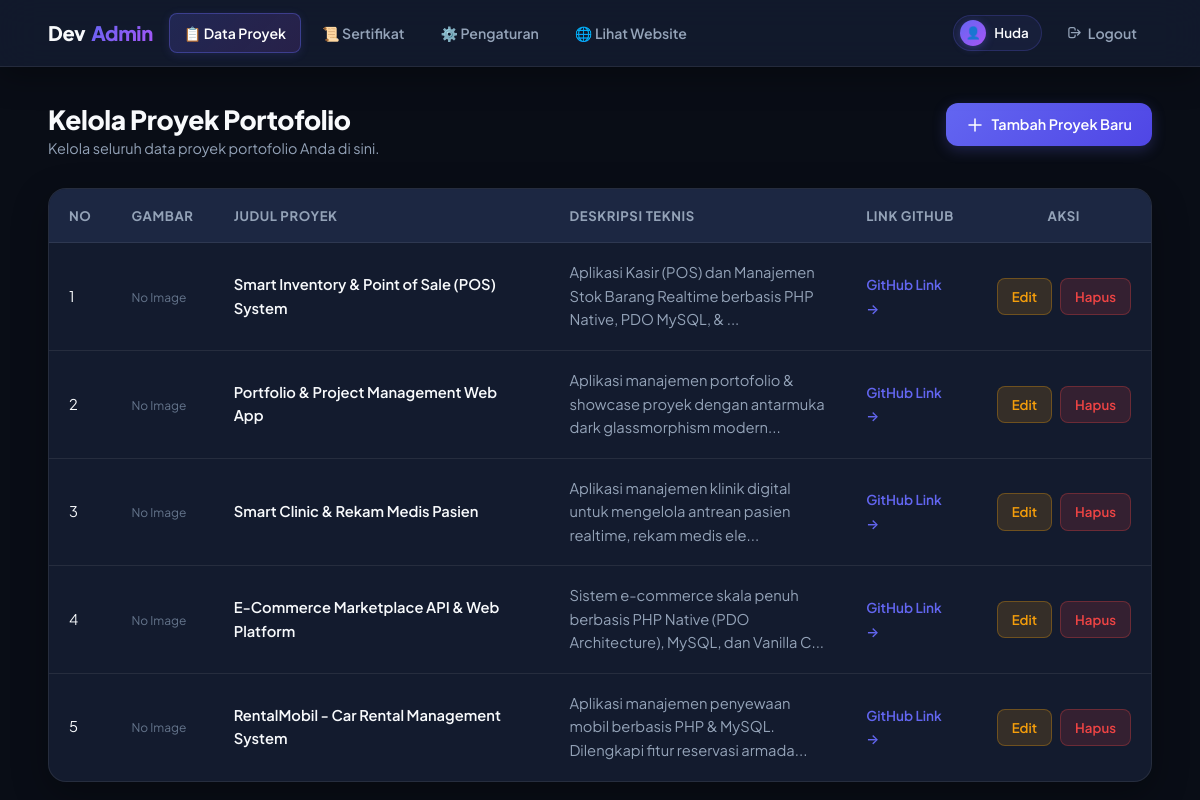
The page /admin/index.php (signed in) on the database its author committed.
### tables this page shows
CREATE TABLE IF NOT EXISTS `projects` (
  `id` INT(11) NOT NULL AUTO_INCREMENT,
  `judul` VARCHAR(150) NOT NULL,
  `deskripsi_teknis` TEXT NOT NULL,
  `link_github` VARCHAR(255) DEFAULT NULL,
  `gambar` VARCHAR(255) NOT NULL,
  `created_at` DATETIME DEFAULT CURRENT_TIMESTAMP,
  `updated_at` DATETIME DEFAULT CURRENT_TIMESTAMP ON UPDATE CURRENT_TIMESTAMP,
  PRIMARY KEY (`id`)
);

### admin/index.php (the view, shortened to what this page needs)
<?php
require_once '../koneksi.php';
$nama_admin = $_SESSION['admin_username'] ?? 'Admin';
$projects = [];
try {
    $stmt = $pdo->prepare("SELECT * FROM projects ORDER BY id DESC");
    $stmt->execute();
    $projects = $stmt->fetchAll();
    $admin_id = $_SESSION['admin_id'] ?? 1;
    $stmtAdmin = $pdo->prepare("SELECT * FROM admin WHERE id = :id LIMIT 1");
    $stmtAdmin->bindParam(':id', $admin_id, PDO::PARAM_INT);
    $stmtAdmin->execute();
    $admin_data = $stmtAdmin->fetch();
    if ($admin_data && !empty($admin_data['nama_lengkap'])) {
        $nama_admin = $admin_data['nama_lengkap'];
    }
} catch (PDOException $e) {
    $error = "Terjadi kesalahan saat mengambil data proyek: " . $e->getMessage();
}
?>
<!DOCTYPE html>
<html lang="id">
<head>
    <link rel="stylesheet" href="../assets/css/admin.css">
</head>
<body>
    <nav class="admin-navbar">
        <div class="admin-nav-container">
            <a href="index.php" class="admin-logo">
                Dev<span>Admin</span>
            </a>
            <ul class="admin-nav-links" id="adminNavMenu">
                <li><a href="index.php" class="active">📋 Data Proyek</a></li>
                <li><a href="sertifikat.php">📜 Sertifikat</a></li>
                <li><a href="pengaturan.php">⚙️ Pengaturan</a></li>
                <li><a href="../index.php" target="_blank">🌐 Lihat Website</a></li>
                <li class="nav-user-item">
                    <div class="user-info">
                        <div class="user-avatar-badge">
                            <div class="user-avatar-icon">👤</div>
                            <span class="user-name"><?= htmlspecialchars((string)$nama_admin); ?></span>
                        </div>
                        <a href="logout.php" class="btn-logout" title="Keluar dari Panel Admin">
                            <svg width="15" height="15" fill="none" stroke="currentColor" viewBox="0 0 24 24">
                                <path stroke-linecap="round" stroke-linejoin="round" stroke-width="2" d="M17 16l4-4m0 0l-4-4m4 4H7m6 4v1a3 3 0 01-3 3H6a3 3 0 01-3-3V7a3 3 0 013-3h4a3 3 0 013 3v1"/>
                            </svg>
                            <span>Logout</span>
                        </a>
                    </div>
                </li>
            </ul>
        </div>
    </nav>
    <main class="admin-main">
        <div class="admin-header-action">
            <div>
                <h1 class="admin-title">Kelola Proyek Portofolio</h1>
                <p style="color: var(--text-muted); font-size: 0.9rem;">Kelola seluruh data proyek portofolio Anda di sini.</p>
            </div>
            <a href="tambah.php" class="btn-primary">
                <svg width="18" height="18" fill="none" stroke="currentColor" viewBox="0 0 24 24">
                    <path stroke-linecap="round" stroke-linejoin="round" stroke-width="2" d="M12 4v16m8-8H4"/>
                </svg>
                Tambah Proyek Baru
            </a>
        </div>
        <div class="table-card">
            <div class="table-responsive">
                <table class="admin-table">
                    <thead>
                        <tr>
                            <th>No</th>
                            <th>Gambar</th>
                            <th>Judul Proyek</th>
                            <th>Deskripsi Teknis</th>
                            <th>Link GitHub</th>
                            <th style="text-align: center;">Aksi</th>
                        </tr>
                    </thead>
                    <tbody>
                        <?php if (count($projects) > 0): ?>
                            <?php $no = 1; foreach ($projects as $project): ?>
                                <tr>
                                    <td data-label="No"><?= $no++; ?></td>
                                    <td data-label="Gambar">
                                        <?php
                                            $img_file = '../assets/uploads/' . $project['gambar'];
                                            if (!empty($project['gambar']) && file_exists($img_file)):
                                        ?>
                                            <img src="<?= htmlspecialchars($img_file); ?>" alt="Thumb" class="thumb-preview">
                                        <?php else: ?>
                                            <span style="font-size: 0.75rem; color: var(--text-dim);">No Image</span>
                                        <?php endif; ?>
                                    </td>
                                    <td data-label="Judul Proyek" style="font-weight: 600; color: var(--text-main);">
                                        <?= htmlspecialchars($project['judul']); ?>
                                    </td>
                                    <td data-label="Deskripsi" style="color: var(--text-muted); max-width: 320px;">
                                        <?= htmlspecialchars(substr($project['deskripsi_teknis'], 0, 90)) . (strlen($project['deskripsi_teknis']) > 90 ? '...' : ''); ?>
                                    </td>
                                    <td data-label="Link GitHub">
                                        <?php if (!empty($project['link_github'])): ?>
                                            <a href="<?= htmlspecialchars($project['link_github']); ?>" target="_blank" style="color: var(--primary); text-decoration: none; font-size: 0.85rem; font-weight: 600;">
                                                GitHub Link &rarr;
                                            </a>
                                        <?php else: ?>
                                            <span style="color: var(--text-dim); font-size: 0.85rem;">-</span>
                                        <?php endif; ?>
                                    </td>
                                    <td data-label="Aksi" style="text-align: center;">
                                        <div class="action-buttons">
                                            <a href="edit.php?id=<?= $project['id']; ?>" class="btn-edit">Edit</a>
                                            <a href="hapus.php?id=<?= $project['id']; ?>" class="btn-delete" onclick="return confirm('Apakah Anda yakin ingin menghapus proyek ini secara permanen?');">Hapus</a>
                                        </div>
                                    </td>
                                </tr>
                            <?php endforeach; ?>
                        <?php endif; ?>
                    </tbody>
                </table>
            </div>
        </div>
    </main>
</body>
</html>

### rows shown on the page
projects: gambar "No Image", judul "Smart Inventory & Point of Sale (POS) System", deskripsi_teknis "Aplikasi Kasir (POS) dan Manajemen Stok Barang Realtime berbasis PHP Native, PDO MySQL, &"
projects: gambar "No Image", judul "Portfolio & Project Management Web App", deskripsi_teknis "Aplikasi manajemen portofolio & showcase proyek dengan antarmuka dark glassmorphism modern"
projects: gambar "No Image", judul "Smart Clinic & Rekam Medis Pasien", deskripsi_teknis "Aplikasi manajemen klinik digital untuk mengelola antrean pasien realtime, rekam medis ele"
projects: gambar "No Image", judul "E-Commerce Marketplace API & Web Platform", deskripsi_teknis "Sistem e-commerce skala penuh berbasis PHP Native (PDO Architecture), MySQL, dan Vanilla C"
projects: gambar "No Image", judul "RentalMobil - Car Rental Management System", deskripsi_teknis "Aplikasi manajemen penyewaan mobil berbasis PHP & MySQL. Dilengkapi fitur reservasi armada"

### other values the page prints
$nama_admin "Huda"
